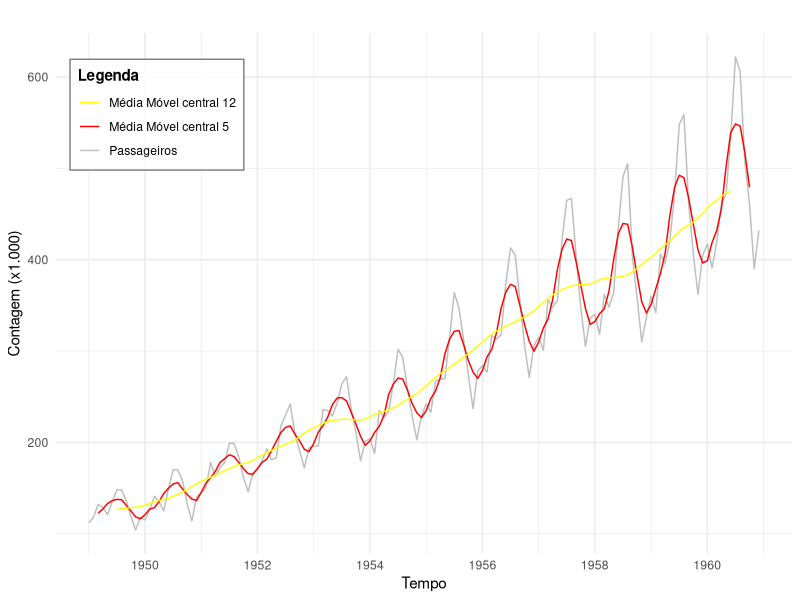
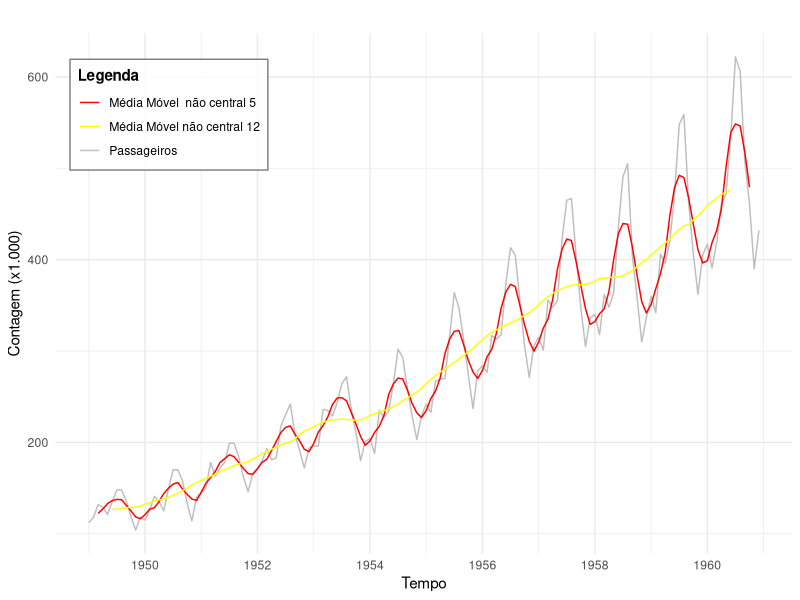
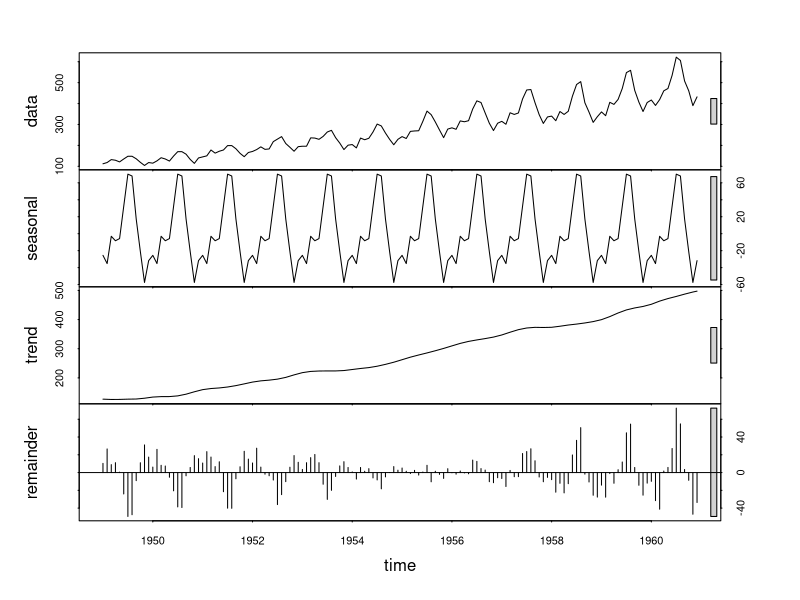
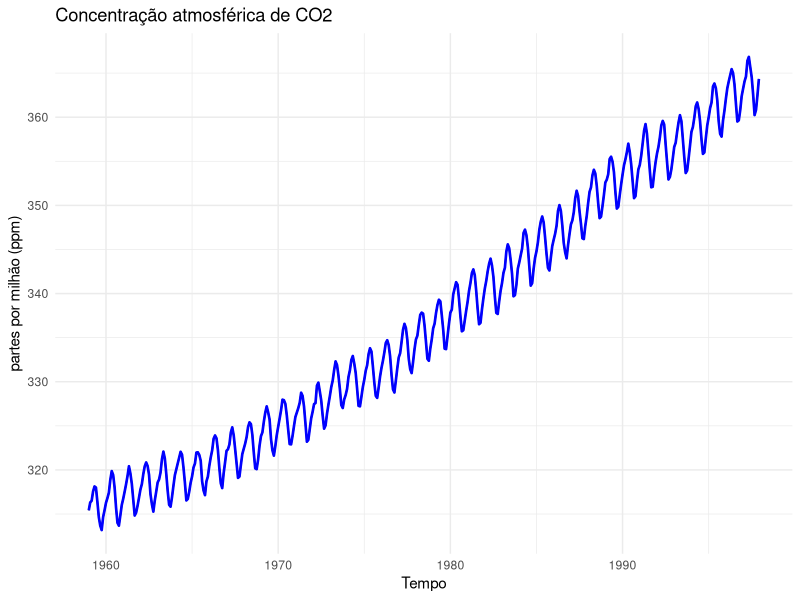
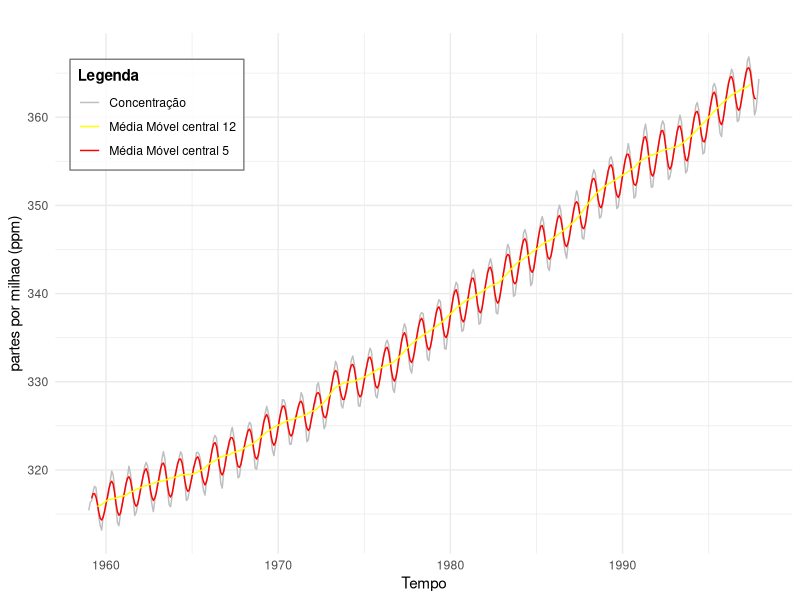
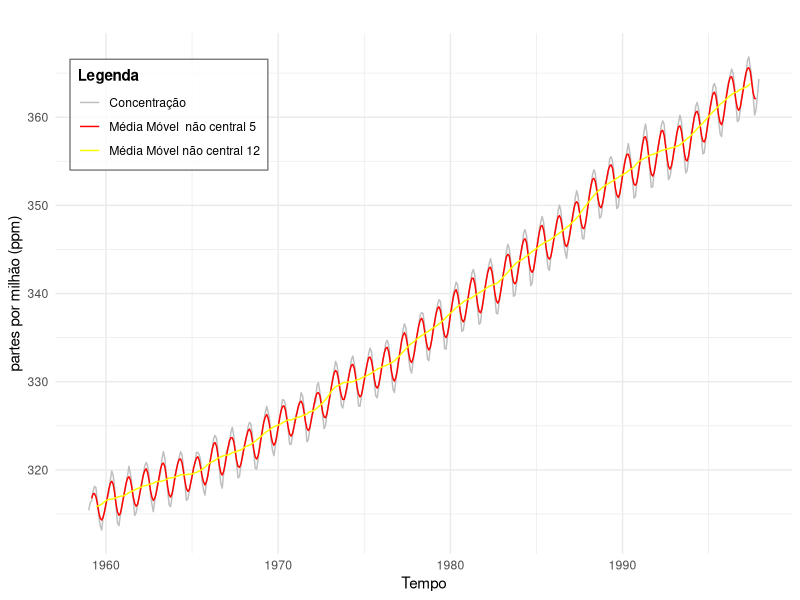
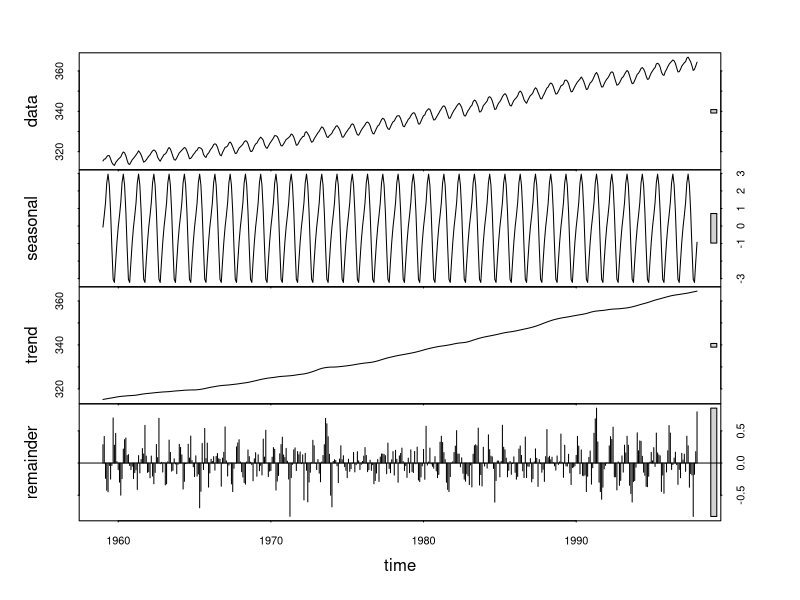
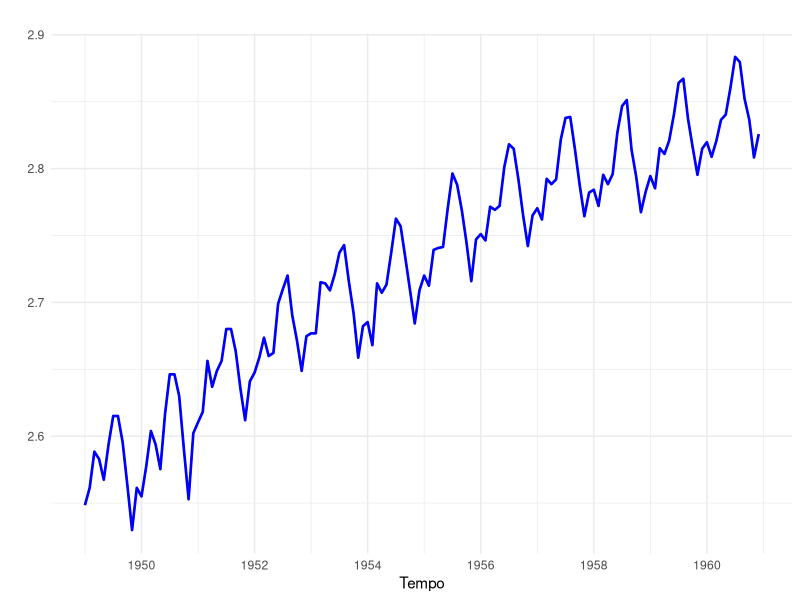

The R source for these figures, in order: (Note: this script raises an error after producing the figures.)
library(forecast)
library(ggplot2)

ts_AP<-AirPassengers
ts_AP_MAC5<-ma(ts_AP,order = 5, centre = TRUE) #Média móvel central de ordem 5
ts_AP_MAC12<-ma(ts_AP,order = 12, centre = TRUE) #Média Móvel central de ordem 12
ts_AP_MANC5<- ma(ts_AP, order = 5, centre = FALSE) #Média móvel não central de ordem 5
ts_AP_MANC12<- ma(ts_AP, order = 12, centre = FALSE)#Média móvel não central de ordem 12
#Gráfico das médias moveis centrais
plot_APMAC <- autoplot(ts_AP, series = "Passageiros") +
  autolayer(ts_AP_MAC5, series = "Média Móvel central 5") +
  autolayer(ts_AP_MAC12, series = "Média Móvel central 12") +
  labs(
    x = "Tempo",
    y = "Contagem (x1.000)",
    color = "Legenda"
  ) +
  scale_color_manual(
    values = c("Passageiros" = "gray", 
               "Média Móvel central 5" = "red", 
               "Média Móvel central 12" = "yellow")
  ) +
  theme_minimal()+
  theme(
    legend.position = "inside",
    legend.position.inside = c(0.02, 0.95),
    legend.justification = c(0, 1),
    legend.background = element_rect(fill = alpha("white", 0.8), color = "gray50"),
    legend.title = element_text(face = "bold")
  )
show(plot_APMAC)

#Gráfico das médias moveis não-centrais
plot_APMANC <- autoplot(ts_AP, series = "Passageiros") +
  autolayer(ts_AP_MANC5, series = "Média Móvel  não central 5") +
  autolayer(ts_AP_MANC12, series = "Média Móvel não central 12") +
  labs(
    x = "Tempo",
    y = "Contagem (x1.000)",
    color = "Legenda"
  ) +
  scale_color_manual(
    values = c("Passageiros" = "gray", 
               "Média Móvel  não central 5" = "red", 
               "Média Móvel não central 12" = "yellow")
  ) +
  theme_minimal()+
  theme(
    legend.position = "inside",
    legend.position.inside = c(0.02, 0.95),
    legend.justification = c(0, 1),
    legend.background = element_rect(fill = alpha("white", 0.8), color = "gray50"),
    legend.title = element_text(face = "bold")
  )
show(plot_APMANC)

#Decomposição usando STL
AP_stl<- stl(ts_AP,s.window = 'periodic')
plot(AP_stl)


ts_co<-co2
ts_co_MAC5<-ma(ts_co,order = 5, centre = TRUE) #Média móvel central de ordem 5
ts_co_MAC12<-ma(ts_co,order = 12, centre = TRUE) #Média móvel central de ordem 12
ts_co_MANC5<- ma(ts_co, order = 5, centre = FALSE) #Média móvel não central de ordem 5
ts_co_MANC12<- ma(ts_co, order = 12, centre = FALSE) #Média móvel não central de ordem 12

#Gráfico da série temporal original
autoplot(ts_co)+
  geom_line(linewidth = 0.9, color = 'blue')+
  labs(title = 'Concentração atmosférica de CO2')+
  xlab("Tempo")+
  ylab("partes por milhão (ppm)")+
  theme_minimal()

#Gráfico das médias moveis centrais
plot_coMAC <- autoplot(ts_co, series = "Concentração") +
  autolayer(ts_co_MAC5, series = "Média Móvel central 5") +
  autolayer(ts_co_MAC12, series = "Média Móvel central 12") +
  labs(
    x = "Tempo",
    y = "partes por milhao (ppm)",
    color = "Legenda"
  ) +
  scale_color_manual(
    values = c("Concentração" = "gray", 
               "Média Móvel central 5" = "red", 
               "Média Móvel central 12" = "yellow")
  ) +
  theme_minimal()+
  theme(
    legend.position = "inside",
    legend.position.inside = c(0.02, 0.95),
    legend.justification = c(0, 1),
    legend.background = element_rect(fill = alpha("white", 0.8), color = "gray50"),
    legend.title = element_text(face = "bold")
  )
show(plot_coMAC)

#Gráfico das médias móveis não centrais
plot_coMANC <- autoplot(ts_co, series = "Concentração") +
  autolayer(ts_co_MANC5, series = "Média Móvel  não central 5") +
  autolayer(ts_co_MANC12, series = "Média Móvel não central 12") +
  labs(
    x = "Tempo",
    y = "partes por milhão (ppm)",
    color = "Legenda"
  ) +
  scale_color_manual(
    values = c("Concentração" = "gray", 
               "Média Móvel  não central 5" = "red", 
               "Média Móvel não central 12" = "yellow")
  ) +
  theme_minimal()+
  theme(
    legend.position = "inside",
    legend.position.inside = c(0.02, 0.95),
    legend.justification = c(0, 1),
    legend.background = element_rect(fill = alpha("white", 0.8), color = "gray50"),
    legend.title = element_text(face = "bold")
  )
show(plot_coMANC)

#Decomposição usando STL
co_stl<-stl(ts_co, s.window = 'periodic')
plot(co_stl)


#Transformação de Box-Cox

lambda_AP<-BoxCox.lambda(ts_AP, method = 'guerrero')
lambda_AP
ts_AP_BC<-BoxCox(ts_AP,lambda_AP)
autoplot(ts_AP_BC)+
  geom_line(linewidth = 0.9, color = 'blue')+
  xlab("Tempo")+
  ylab("")+
  theme_minimal()


#SUAVIZAÇAO EXPONENCIAL SIMPLES
fit_SES<-HoltWinters(Nile, beta= FALSE, gamma = FALSE)
pred_SES<-predict(fit_SES, n.ahead=10)
plot_Nile <- autoplot(Nile, series = "Original") +
  autolayer(fitted(fit_SES)[, "xhat"], series = "Suavização Exponencial") +
  autolayer(pred_SES, series = "Previsão com SES")+
plot_Nile <- autoplot(Nile, series = "Original") +
  autolayer(fitted(fit_SES)[, "xhat"], series = "Suavização Exponencial") +
  labs(
    x = "Tempo",
    y = "Fluxo (x100hm³)",
    color = "Legenda"
  ) +
  scale_color_manual(
    values = c("Original" = "gray", 
               "Suavização Exponencial" = "red",
               "Previsão com SES" = "orange")
  )+
  theme_minimal() +
  theme(
    legend.position = "inside",
    legend.position.inside = c(0.62, 0.95),
    legend.justification = c(0, 1),
    legend.background = element_rect(fill = alpha("white", 0.8), color = "gray50"),
    legend.title = element_text(face = "bold")
  )
plot_Nile

#SUAVIZAÇÃO DE HOLT
fit_Holt<-HoltWinters(uspop,gamma = FALSE)
pred_Holt<- predict(fit_Holt, n.ahead = 5)
plot_Holt<- autoplot(uspop, series = "Original") +
  autolayer(fitted(fit_Holt)[, "xhat"], series = "Suavização de Holt") +
  autolayer(pred_Holt, series = "Previsão com Holt")+
plot_Holt<- autoplot(uspop, series = "Original") +
  autolayer(fitted(fit_Holt)[, "xhat"], series = "Suavização de Holt") +
  labs(
    x = "Tempo",
    y = "População (1M)",
    color = "Legenda"
  ) +
  scale_color_manual(
    values = c("Original" = "gray", 
               "Suavização de Holt" = "red",
               "Previsão com Holt" = "orange")
  )+
  theme_minimal() +
  theme(
    legend.position = "inside",
    legend.position.inside = c(0.02, 0.95),
    legend.justification = c(0, 1),
    legend.background = element_rect(fill = alpha("white", 0.8), color = "gray50"),
    legend.title = element_text(face = "bold")
  )
plot_Holt

#SUAVIZAÇÃO DE HOLT-WINTERS
fit_HW<-HoltWinters(AirPassengers, seasonal = 'multiplicative')
pred_HW<-predict(fit_HW, n.ahead = 10)
plot_HW<- autoplot(AirPassengers, series = "Original") +
  autolayer(fitted(fit_HW)[, "xhat"], series = "Suavização de Holt-Winters") +
  autolayer(pred_HW, series = "Previsão com Holt-Winters")+
plot_HW<- autoplot(ts_AP, series = "Original") +
  autolayer(fitted(fit_HW)[, "xhat"], series = "Suavização de Holt-Winters") +
  labs(
    x = "Tempo",
    y = "Contagem (x1.000)",
    color = "Legenda"
  ) +
  scale_color_manual(
    values = c("Original" = "gray", 
               "Suavização de Holt-Winters" = "red",
               "Previsão com Holt-Winters" = 'orange')
  ) +
  theme_minimal() +
  theme(
    legend.position = "inside",
    legend.position.inside = c(0.02, 0.95),
    legend.justification = c(0, 1),
    legend.background = element_rect(fill = alpha("white", 0.8), color = "gray50"),
    legend.title = element_text(face = "bold")
  )
plot_HW
